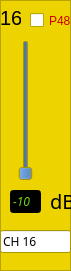
   <widget class="QFrame" name="frame_16">
    <property name="geometry">
     <rect>
      <x>490</x>
      <y>300</y>
      <width>71</width>
      <height>271</height>
     </rect>
    </property>
    <property name="palette">
     <palette>
      <active>
       <colorrole role="Base">
        <brush brushstyle="SolidPattern">
         <color alpha="255">
          <red>255</red>
          <green>255</green>
          <blue>255</blue>
         </color>
        </brush>
       </colorrole>
       <colorrole role="Window">
        <brush brushstyle="SolidPattern">
         <color alpha="255">
          <red>237</red>
          <green>212</green>
          <blue>0</blue>
         </color>
        </brush>
       </colorrole>
      </active>
      <inactive>
       <colorrole role="Base">
        <brush brushstyle="SolidPattern">
         <color alpha="255">
          <red>255</red>
          <green>255</green>
          <blue>255</blue>
         </color>
        </brush>
       </colorrole>
       <colorrole role="Window">
        <brush brushstyle="SolidPattern">
         <color alpha="255">
          <red>237</red>
          <green>212</green>
          <blue>0</blue>
         </color>
        </brush>
       </colorrole>
      </inactive>
      <disabled>
       <colorrole role="Base">
        <brush brushstyle="SolidPattern">
         <color alpha="255">
          <red>237</red>
          <green>212</green>
          <blue>0</blue>
         </color>
        </brush>
       </colorrole>
       <colorrole role="Window">
        <brush brushstyle="SolidPattern">
         <color alpha="255">
          <red>237</red>
          <green>212</green>
          <blue>0</blue>
         </color>
        </brush>
       </colorrole>
      </disabled>
     </palette>
    </property>
    <property name="autoFillBackground">
     <bool>true</bool>
    </property>
    <property name="frameShape">
     <enum>QFrame::StyledPanel</enum>
    </property>
    <property name="frameShadow">
     <enum>QFrame::Raised</enum>
    </property>
    <widget class="QLabel" name="label_37">
     <property name="geometry">
      <rect>
       <x>0</x>
       <y>10</y>
       <width>21</width>
       <height>16</height>
      </rect>
     </property>
     <property name="font">
      <font>
       <pointsize>15</pointsize>
      </font>
     </property>
     <property name="text">
      <string>16</string>
     </property>
    </widget>
    <widget class="QSlider" name="g_ch_16">
     <property name="geometry">
      <rect>
       <x>10</x>
       <y>40</y>
       <width>31</width>
       <height>141</height>
      </rect>
     </property>
     <property name="palette">
      <palette>
       <active>
        <colorrole role="Button">
         <brush brushstyle="SolidPattern">
          <color alpha="255">
           <red>52</red>
           <green>101</green>
           <blue>164</blue>
          </color>
         </brush>
        </colorrole>
       </active>
       <inactive>
        <colorrole role="Button">
         <brush brushstyle="SolidPattern">
          <color alpha="255">
           <red>52</red>
           <green>101</green>
           <blue>164</blue>
          </color>
         </brush>
        </colorrole>
       </inactive>
       <disabled>
        <colorrole role="Button">
         <brush brushstyle="SolidPattern">
          <color alpha="255">
           <red>52</red>
           <green>101</green>
           <blue>164</blue>
          </color>
         </brush>
        </colorrole>
       </disabled>
      </palette>
     </property>
     <property name="minimum">
      <number>0</number>
     </property>
     <property name="maximum">
      <number>12</number>
     </property>
     <property name="singleStep">
      <number>1</number>
     </property>
     <property name="pageStep">
      <number>1</number>
     </property>
     <property name="value">
      <number>0</number>
     </property>
     <property name="orientation">
      <enum>Qt::Vertical</enum>
     </property>
     <property name="tickInterval">
      <number>6</number>
     </property>
    </widget>
    <widget class="QCheckBox" name="p48_16">
     <property name="geometry">
      <rect>
       <x>30</x>
       <y>10</y>
       <width>41</width>
       <height>21</height>
      </rect>
     </property>
     <property name="palette">
      <palette>
       <active>
        <colorrole role="WindowText">
         <brush brushstyle="SolidPattern">
          <color alpha="255">
           <red>204</red>
           <green>0</green>
           <blue>0</blue>
          </color>
         </brush>
        </colorrole>
       </active>
       <inactive>
        <colorrole role="WindowText">
         <brush brushstyle="SolidPattern">
          <color alpha="255">
           <red>204</red>
           <green>0</green>
           <blue>0</blue>
          </color>
         </brush>
        </colorrole>
       </inactive>
       <disabled>
        <colorrole role="WindowText">
         <brush brushstyle="SolidPattern">
          <color alpha="255">
           <red>190</red>
           <green>190</green>
           <blue>190</blue>
          </color>
         </brush>
        </colorrole>
       </disabled>
      </palette>
     </property>
     <property name="text">
      <string>P48</string>
     </property>
    </widget>
    <widget class="QLineEdit" name="d_ch_16">
     <property name="enabled">
      <bool>false</bool>
     </property>
     <property name="geometry">
      <rect>
       <x>10</x>
       <y>190</y>
       <width>31</width>
       <height>23</height>
      </rect>
     </property>
     <property name="palette">
      <palette>
       <active>
        <colorrole role="WindowText">
         <brush brushstyle="SolidPattern">
          <color alpha="255">
           <red>0</red>
           <green>0</green>
           <blue>0</blue>
          </color>
         </brush>
        </colorrole>
        <colorrole role="Light">
         <brush brushstyle="SolidPattern">
          <color alpha="255">
           <red>255</red>
           <green>255</green>
           <blue>255</blue>
          </color>
         </brush>
        </colorrole>
        <colorrole role="Dark">
         <brush brushstyle="SolidPattern">
          <color alpha="255">
           <red>115</red>
           <green>210</green>
           <blue>22</blue>
          </color>
         </brush>
        </colorrole>
        <colorrole role="Text">
         <brush brushstyle="SolidPattern">
          <color alpha="255">
           <red>0</red>
           <green>0</green>
           <blue>0</blue>
          </color>
         </brush>
        </colorrole>
        <colorrole role="ButtonText">
         <brush brushstyle="SolidPattern">
          <color alpha="255">
           <red>0</red>
           <green>0</green>
           <blue>0</blue>
          </color>
         </brush>
        </colorrole>
        <colorrole role="Base">
         <brush brushstyle="SolidPattern">
          <color alpha="255">
           <red>0</red>
           <green>0</green>
           <blue>0</blue>
          </color>
         </brush>
        </colorrole>
        <colorrole role="Window">
         <brush brushstyle="SolidPattern">
          <color alpha="255">
           <red>0</red>
           <green>0</green>
           <blue>0</blue>
          </color>
         </brush>
        </colorrole>
       </active>
       <inactive>
        <colorrole role="WindowText">
         <brush brushstyle="SolidPattern">
          <color alpha="255">
           <red>0</red>
           <green>0</green>
           <blue>0</blue>
          </color>
         </brush>
        </colorrole>
        <colorrole role="Light">
         <brush brushstyle="SolidPattern">
          <color alpha="255">
           <red>255</red>
           <green>255</green>
           <blue>255</blue>
          </color>
         </brush>
        </colorrole>
        <colorrole role="Dark">
         <brush brushstyle="SolidPattern">
          <color alpha="255">
           <red>115</red>
           <green>210</green>
           <blue>22</blue>
          </color>
         </brush>
        </colorrole>
        <colorrole role="Text">
         <brush brushstyle="SolidPattern">
          <color alpha="255">
           <red>0</red>
           <green>0</green>
           <blue>0</blue>
          </color>
         </brush>
        </colorrole>
        <colorrole role="ButtonText">
         <brush brushstyle="SolidPattern">
          <color alpha="255">
           <red>0</red>
           <green>0</green>
           <blue>0</blue>
          </color>
         </brush>
        </colorrole>
        <colorrole role="Base">
         <brush brushstyle="SolidPattern">
          <color alpha="255">
           <red>0</red>
           <green>0</green>
           <blue>0</blue>
          </color>
         </brush>
        </colorrole>
        <colorrole role="Window">
         <brush brushstyle="SolidPattern">
          <color alpha="255">
           <red>0</red>
           <green>0</green>
           <blue>0</blue>
          </color>
         </brush>
        </colorrole>
       </inactive>
       <disabled>
        <colorrole role="WindowText">
         <brush brushstyle="SolidPattern">
          <color alpha="255">
           <red>115</red>
           <green>210</green>
           <blue>22</blue>
          </color>
         </brush>
        </colorrole>
        <colorrole role="Light">
         <brush brushstyle="SolidPattern">
          <color alpha="255">
           <red>255</red>
           <green>255</green>
           <blue>255</blue>
          </color>
         </brush>
        </colorrole>
        <colorrole role="Dark">
         <brush brushstyle="SolidPattern">
          <color alpha="255">
           <red>115</red>
           <green>210</green>
           <blue>22</blue>
          </color>
         </brush>
        </colorrole>
        <colorrole role="Text">
         <brush brushstyle="SolidPattern">
          <color alpha="255">
           <red>115</red>
           <green>210</green>
           <blue>22</blue>
          </color>
         </brush>
        </colorrole>
        <colorrole role="ButtonText">
         <brush brushstyle="SolidPattern">
          <color alpha="255">
           <red>115</red>
           <green>210</green>
           <blue>22</blue>
          </color>
         </brush>
        </colorrole>
        <colorrole role="Base">
         <brush brushstyle="SolidPattern">
          <color alpha="255">
           <red>0</red>
           <green>0</green>
           <blue>0</blue>
          </color>
         </brush>
        </colorrole>
        <colorrole role="Window">
         <brush brushstyle="SolidPattern">
          <color alpha="255">
           <red>0</red>
           <green>0</green>
           <blue>0</blue>
          </color>
         </brush>
        </colorrole>
       </disabled>
      </palette>
     </property>
     <property name="font">
      <font>
       <family>Clean</family>
       <italic>true</italic>
      </font>
     </property>
     <property name="text">
      <string>-10</string>
     </property>
    </widget>
    <widget class="QLabel" name="label_38">
     <property name="geometry">
      <rect>
       <x>50</x>
       <y>190</y>
       <width>21</width>
       <height>21</height>
      </rect>
     </property>
     <property name="font">
      <font>
       <family>Clean</family>
       <pointsize>15</pointsize>
      </font>
     </property>
     <property name="text">
      <string>dB</string>
     </property>
    </widget>
    <widget class="QLineEdit" name="lineEdit_16">
     <property name="geometry">
      <rect>
       <x>0</x>
       <y>230</y>
       <width>71</width>
       <height>23</height>
      </rect>
     </property>
     <property name="font">
      <font>
       <family>Clean</family>
      </font>
     </property>
     <property name="text">
      <string>CH 16</string>
     </property>
    </widget>
   </widget>
